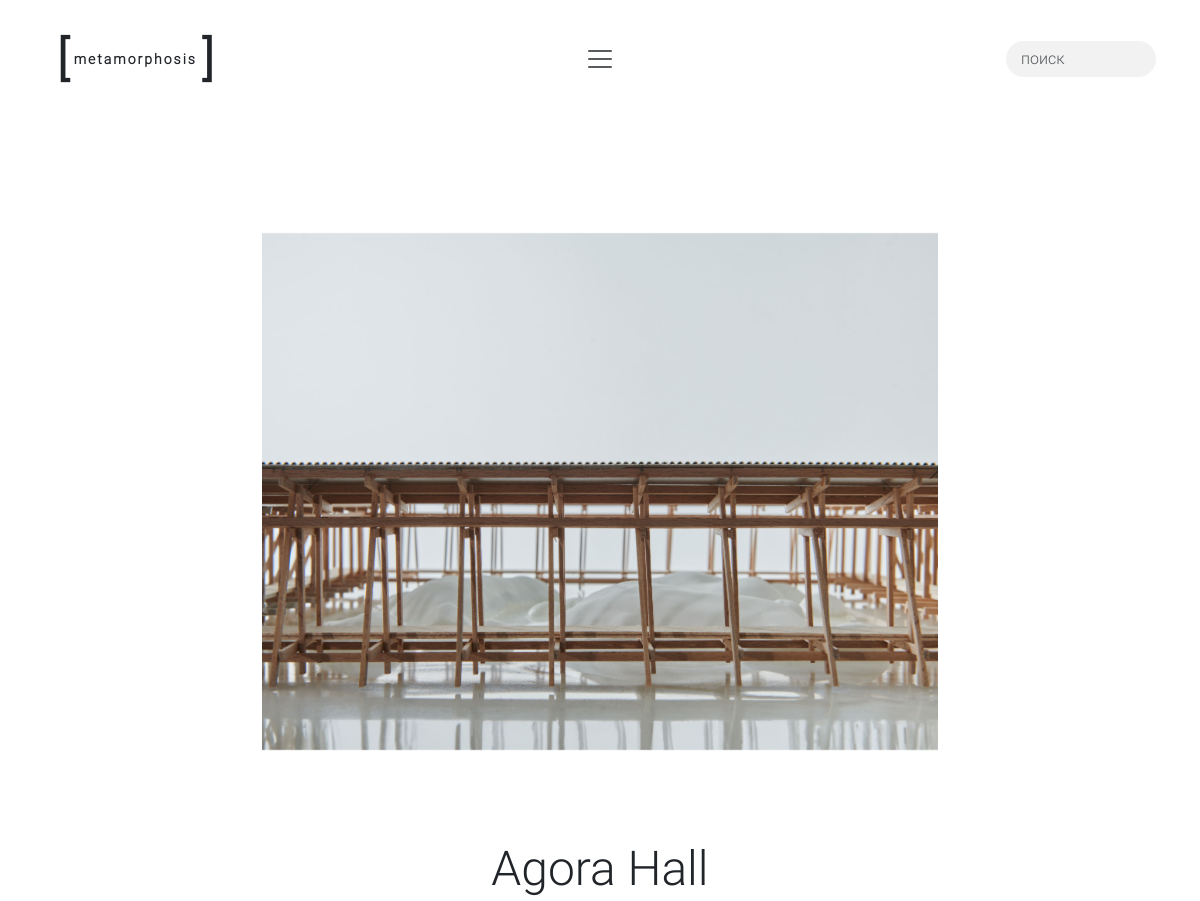
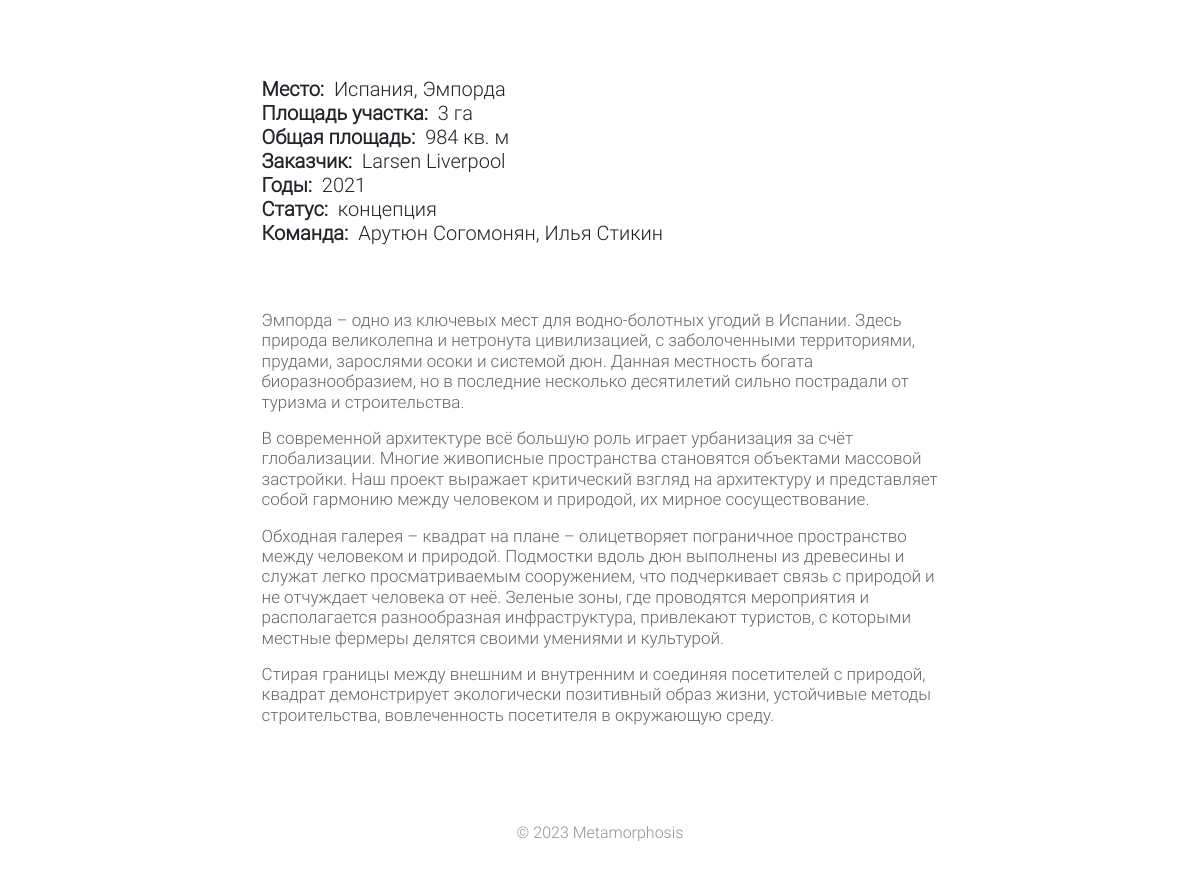
/projects/3/, run on the app's committed database (2 pictures, top to bottom).
### main/models.py (models this page shows, shortened)
class ProjectsPhoto(models.Model):
    image = models.ImageField(upload_to='static/projects_photos/')
    description = models.TextField(blank=True)
    display_order = models.PositiveIntegerField(default=0)

class Project(models.Model):
    title = models.CharField(max_length=100)
    description = models.TextField()
    small_description = models.CharField(max_length=50, default='конкурс')
    theme = models.ManyToManyField(ProjectTheme, blank=True)
    status = models.ForeignKey(ProjectStatus, null=True, blank=True, on_delete=models.SET_NULL)
    main_image = models.ImageField(upload_to='static/projects_photos/', default='static/project_photos/рен1.jpg')
    photos = models.ManyToManyField(ProjectsPhoto, related_name='project_photos')
    location = models.CharField(max_length=100, default='Испания')
    space = models.CharField(max_length=50, default='площадь')
    full_space = models.CharField(max_length=50, default='общая площадь')
    years = models.CharField(max_length=50, default='года')
    client = models.CharField(max_length=50, default='клиент')
    team = models.CharField(max_length=50, default='команда')

class ProjectStatus(models.Model):
    name = models.CharField(max_length=100, unique=True)
    def __str__(self):
        return self.name

### main/views.py (the view)
# urls.py: path('projects/<int:project_id>/', views.project_detail, name='project_detail'),
def project_detail(request, project_id):
    template = 'main/project_detail.html'
    project = get_object_or_404(Project, pk=project_id)
    project_photos = project.photos.all().order_by('display_order')
    context = {
        'project': project,
        'project_photos': project_photos,
    }
    return render(request, template, context)

### main/context_processors.py (called while the page is built)
def project_themes(request):
    themes = ProjectTheme.objects.all()
    return {'project_themes': themes}

### templates/main/project_detail.html (shortened to what this page needs)
{% extends "base.html" %}
{% load static %}
{% block content %}
    <div class="mx-3 row d-flex justify-content-center">
        <div class="project-detail-content-column">
            <div id="carouselExample" class="carousel carousel-dark slide">
                <div class="carousel-inner">
                    {% for photo in project_photos %}
                        <div class="carousel-item {% if forloop.first %}active{% endif %}">
                            <a href="{{ photo.image.url }}" target="_blank">
                                <img src="{{ photo.image.url }}" class="d-block"
                                     alt="{{ photo.description }}"
                                     style="image-resolution: from-image; width: 776px; height: 600px; object-fit: contain; overflow: hidden; object-position: center">
                            </a>
                        </div>
                    {% endfor %}
                </div>
                <button class="carousel-control-prev" type="button" data-bs-target="#carouselExample"
                        data-bs-slide="prev">
                    <span class="carousel-control-prev-icon" aria-hidden="true"></span>
                </button>
                <button class="carousel-control-next" type="button" data-bs-target="#carouselExample"
                        data-bs-slide="next">
                    <span class="carousel-control-next-icon" aria-hidden="true"></span>
                </button>
            </div>
            <div class="d-grid justify-content-center my-5 pb-0">
                <div class="container d-flex justify-content-center">
                    <p class="font-weight-bold display-5 d-none d-md-block"
                       style="text-transform: capitalize">{{ project.title }}</p>
                </div>
                <div class="project-detail-statistics" data-aos="fade-up" data-aos-easing="linear"
                     data-aos-duration="500">
                    <h5><span>Место:</span> {{ project.location }}
                    </h5>
                    <h5><span>Площадь участка:</span> {{ project.space }}</h5>
                    <h5><span>Общая площадь:</span> {{ project.full_space }}</h5>
                    <h5><span>Заказчик:</span> {{ project.client }}
                    </h5>
                    <h5><span>Годы:</span> {{ project.years }}</h5>
                    <h5><span>Статус:</span> {{ project.status }}
                    </h5>
                    <h5><span>Команда:</span> {{ project.team }}
                    </h5>
                </div>
                <div class="d-flex justify-content-center" data-aos="fade-up" data-aos-easing="linear"
                     data-aos-duration="500">
                    <h5 class="project-detail-description">{{ project.description | safe }}</h5>
                </div>
            </div>
        </div>
    </div>
{% endblock %}

### static/styles.css (style rules this page uses)
.carousel-item-next, .carousel-item-prev, .carousel-item.active { display: flex !important; justify-content: center !important; }
.carousel-control-next-icon, .carousel-control-prev-icon { opacity: 0.3; }
a { text-decoration: none; color: inherit; }
.project-detail-description { font-size: 17px; opacity: 0.7; }
.project-detail-statistics { padding: 65px 0; }
.project-detail-statistics h5 span { font-weight: bolder; margin-right: 5px; }
.project-detail-statistics h5 { margin-bottom: 0; text-align: justify; }
.active { font-weight: bold; }
body, html { height: 100%; }
.min-vh-100 { min-height: 100vh; }
body { font-family: 'Roboto Light', sans-serif; }
@media (min-width: 769px) { .project-detail-content-column { width: 60%; max-width: 800px; padding-top: 97px; } }

### data on the page
ProjectsPhoto: image (picture)
Project: title "Agora Hall", location "Испания, Эмпорда", space "3 га", full_space "984 кв. м", client "Larsen Liverpool", years "2021", status "концепция", team "Арутюн Согомонян, Илья Стикин", description "Эмпорда – одно из ключевых мест для водно-болотных угодий в Испании. Здесь природа великолепна и нетронута цивилизацией, с заболоченными территориями, прудами, зарослями осоки и системой дюн. Данная местность богата биоразнообразием, но в последние несколько десятилетий сильно пострадали от туризма и строительства. В современной архитектуре всё большую роль играет урбанизация за счёт глобализации. Многие живописные пространства становятся объектами массовой застройки. Наш проект выражает критический взгляд на архитектуру и представляет собой гармонию между человеком и природой, их мирное сосуществование. Обходная галерея – квадрат на плане – олицетворяет пограничное пространство между…"
